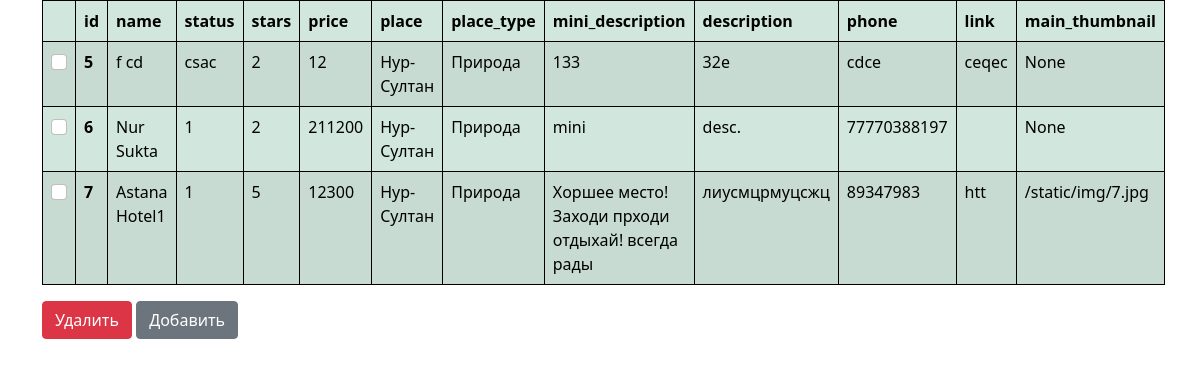
The app's page /admin/ with its own data.
### tables this page shows
CREATE TABLE hotels(
	id INTEGER PRIMARY KEY,
	name VARCHAR NOT NULL,
	status varchar,
	stars INTEGER,
	price INTEGER NOT NULL,
	place VARCHAR NOT NULL,
	place_type VARCHAR NOT NULL,
	mini_description VARCHAR,
	description TEXT,
	phone VARCHAR NOT NULL UNIQUE,
	link TEXT NOT NULL UNIQUE
, main_thumbnail VARCHAR);

### app.py (the view)
@app.route('/admin/')
def on_admin():
	data={
		'vals':sql.select(),
		'description':sql.descriptin(),
		'op_vals':{'place':places,'place_type':place_types}
	}
	return render_template('htmls/admin.html',data=data)

### sql.py (called while the page is built)
def execute(text,_b=False,_commit=True):
	with sqlite3.connect(_filename) as f:
		data=f.cursor().execute(text)
		if _commit:f.commit()
	if _b:
		return data

def select(el='*',condition='',_to_dict=False):
	command ='SELECT {} FROM {} {}'.format(el,_table,condition)
	with sqlite3.connect(_filename) as f:
		if _to_dict:f.row_factory = sqlite3.Row
		data = f.cursor().execute(command).fetchall()
	return data

def descriptin():
	res = execute('SELECT * FROM {}'.format(_table),_commit=False,_b=True).description
	return [i[0] for i in res]

### templates/htmls/admin.html (shortened to what this page needs)
<!DOCTYPE html>
<html lang="en">
<head>
	<link href="https://cdn.jsdelivr.net/npm/bootstrap@5.0.0-beta2/dist/css/bootstrap.min.css" rel="stylesheet">
	<link href="https://unpkg.com/bootstrap-table@1.18.2/dist/bootstrap-table.min.css" rel="stylesheet">
</head>
	<body>
		<div class='container'>
			<table id='hostels_table' class="table table-success table-striped table-hover">
				<thead>
					<tr>
						<th data-checkbox="true"></th>
						{% for key in data.description %}
							<th scope="col">{{ key }}</th>
						{% endfor %}
					</tr>
				</thead>
				<tbody>
					{% for val in data.vals %}
						<tr id='{{val[0]}}'>
							<td><input class="form-check-input" type="checkbox" value=""></td>
							<th scope="row">{{val[0]}}</th>
							{% for j in val[1:] %}
								<td>{{j}}</td>
							{% endfor %}
						</tr>
					{% endfor %}
				</tbody>
			</table>
			<button id="delete" class='btn btn-danger'>Удалить</button>
			<button id='add_table' class="btn btn-secondary">Добавить</button>
		</div>
	</body>
</html>

### templates/htmls/admin.html (style rules this page uses)
table, th, td { border: 1px solid black; border-collapse: collapse; }
td,th { min-height: 16px; }
input { display: block; padding: 0; margin: 0; border: 0; width: 100%; }

### records on screen
hotels: id "5", name "f cd", status "csac", j "2" "12" "None", place "Нур-Султан", place_type "Природа", mini_description "133", description "32e", phone "cdce", link "ceqec"
hotels: id "6", name "Nur Sukta", j "1" "2" "None", price "211200", place "Нур-Султан", place_type "Природа", mini_description "mini", description "desc.", phone "77770388197"
hotels: id "7", name "Astana Hotel1", j "1" "5", price "12300", place "Нур-Султан", place_type "Природа", mini_description "Хоршее место!Заходи прходи отдыхай! всегда рады", description "лиусмцрмуцсжц", phone "89347983", link "htt", main_thumbnail "/static/img/7.jpg"

### other values on screen
{{ key }} "id" "name" "status" "stars" "price" "place" "place_type" "mini_description" "description" "phone" "link" "main_thumbnail"
